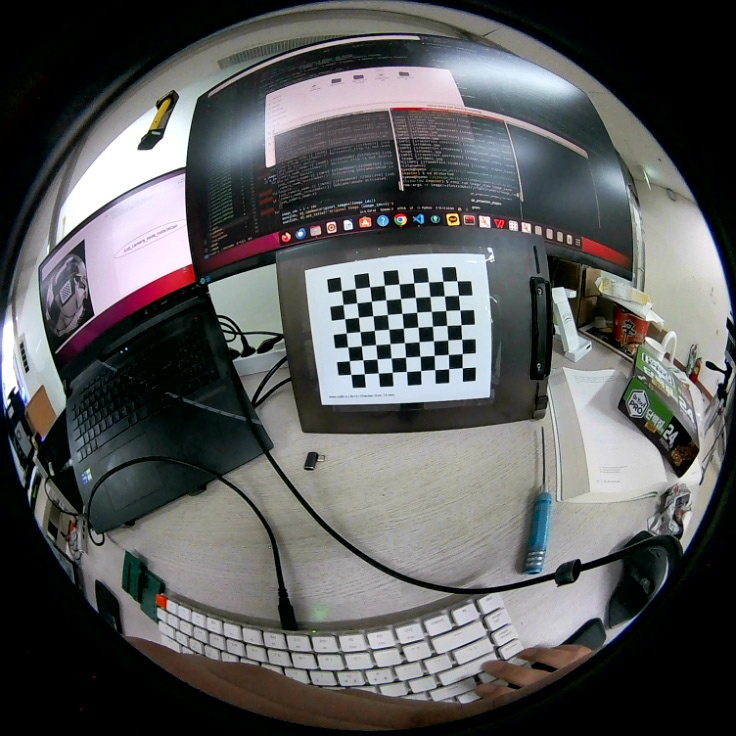
#> input picture distorted/left0000.jpg, 736 x 736 px; its folder holds only this picture in this run
$ python calib.py
#> lines starting #> are read from the running program, lines starting #| are printed output that depends on the picture; after the words box and inside, x2 and y2 are one past the last pixel; in counts of white or black regions, pixels touching at a corner belong together
import cv2
import numpy as np
import glob

CHECKERBOARD = (7, 9)
square_size = 0.015

obj_points = []
img_points = []

objp = np.zeros((CHECKERBOARD[0] * CHECKERBOARD[1], 3), np.float32)
objp[:, :2] = np.mgrid[0:CHECKERBOARD[1], 0:CHECKERBOARD[0]].T.reshape(-1, 2)
objp *= square_size

images = glob.glob('distorted/*.jpg')
print("found images", images)

for image_file in images:
    image = cv2.imread(image_file)
#> image is the input picture: shape (736, 736, 3); mean B, G, R 89.7, 89.5, 88.7
    gray = cv2.cvtColor(image, cv2.COLOR_BGR2GRAY)
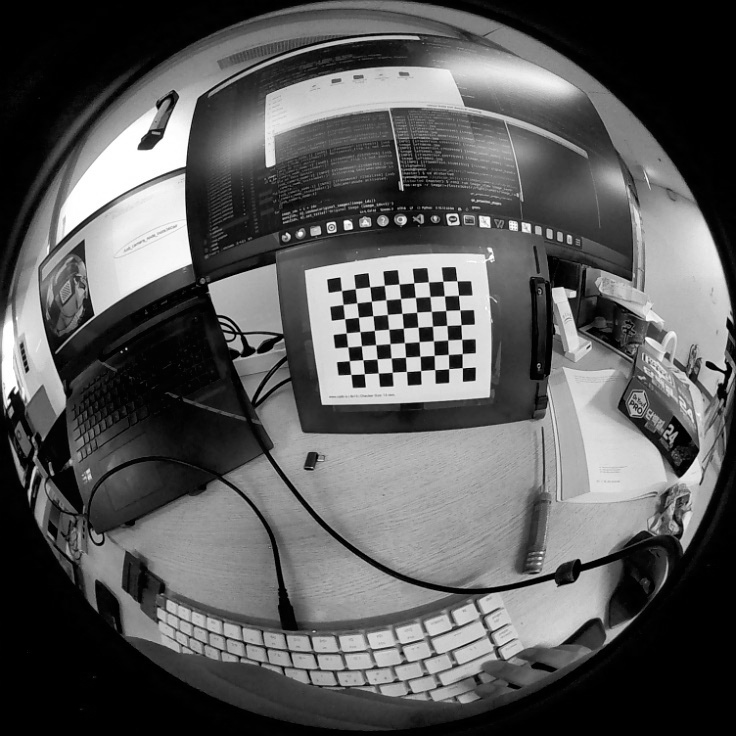
#> gray: shape (736, 736); min 0, max 255, mean 89.3

    ret, corners = cv2.findChessboardCorners(gray, CHECKERBOARD, None)
#> ret = True; corners = 63 rows, first 8: [456.8, 280.8], [458.5, 295.3], [459.7, 309.9], [460.9, 324.7], [461.6, 339.3], [462.2, 353.6], [462.3, 367.7], [442.8, 281.3]
    print(f"Image: {image_file}, Corners found: {ret}")
#| Image: distorted/left0000.jpg, Corners found: True

    if ret:
        corners2 = cv2.cornerSubPix(gray, corners, (11, 11), (-1, -1),
                                    criteria=(cv2.TERM_CRITERIA_EPS + cv2.TERM_CRITERIA_MAX_ITER, 30, 0.001))
#> corners2 = 63 rows, first 8: [456.9, 280.8], [458.5, 295.4], [459.9, 309.9], [460.9, 324.7], [461.7, 339.3], [462.3, 353.6], [462.3, 367.7], [442.8, 281.2]
        img_points.append(corners2)
        obj_points.append(objp)

        cv2.drawChessboardCorners(image, CHECKERBOARD, corners2, ret)
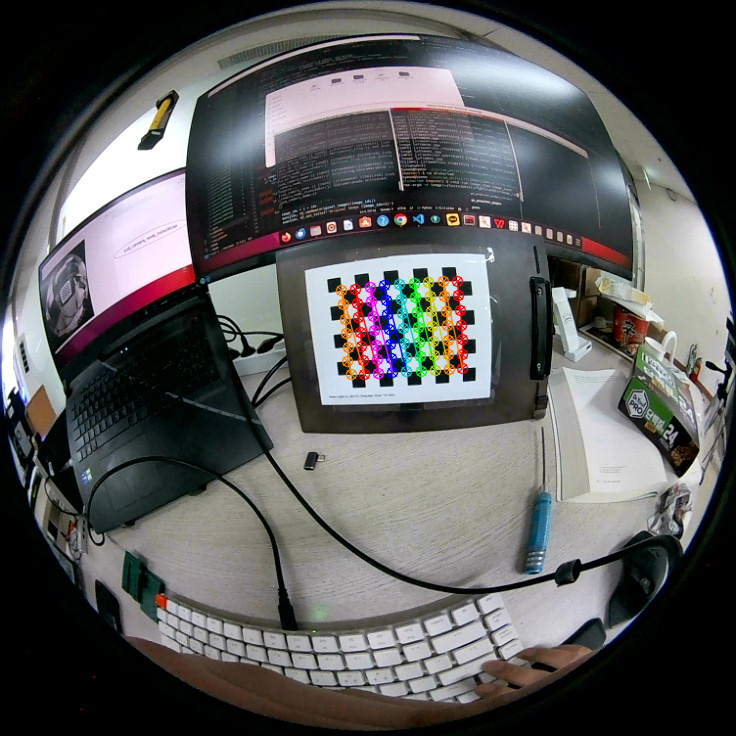
#> image: shape (736, 736, 3); 1.61% of pixels changed, all inside (x1, y1, x2, y2) = (335, 275, 469, 381)
        cv2.imshow('Checkerboard', image)
        cv2.waitKey(500)
    else:
        print(f"Failed to find corners in image {image_file}")

cv2.destroyAllWindows()

ret, camera_matrix, dist_coeffs, rvecs, tvecs = cv2.calibrateCamera(obj_points, img_points, gray.shape[::-1], None, None)
#> ret = 29.18; camera_matrix = [[3791, 0, 351.6], [0, 1867, 403.1], [0, 0, 1]]; dist_coeffs = [[-1770.5, 0.835, -29.02, 11.2, 0.000913]]; rvecs = ([-1.1, 1.33, 1.26],); tvecs = ([0.0816, -0.0956, 4.97],)

print("Camera Matrix:\n", camera_matrix)
#| Camera Matrix:
#|  [[3.79097599e+03 0.00000000e+00 3.51626765e+02]
#|  [0.00000000e+00 1.86699355e+03 4.03121315e+02]
#|  [0.00000000e+00 0.00000000e+00 1.00000000e+00]]
print("\nDistortion Coefficients:\n", dist_coeffs)
#| Distortion Coefficients:
#|  [[-1.77052780e+03  8.35342557e-01 -2.90198359e+01  1.11962853e+01
#|    9.13391195e-04]]
